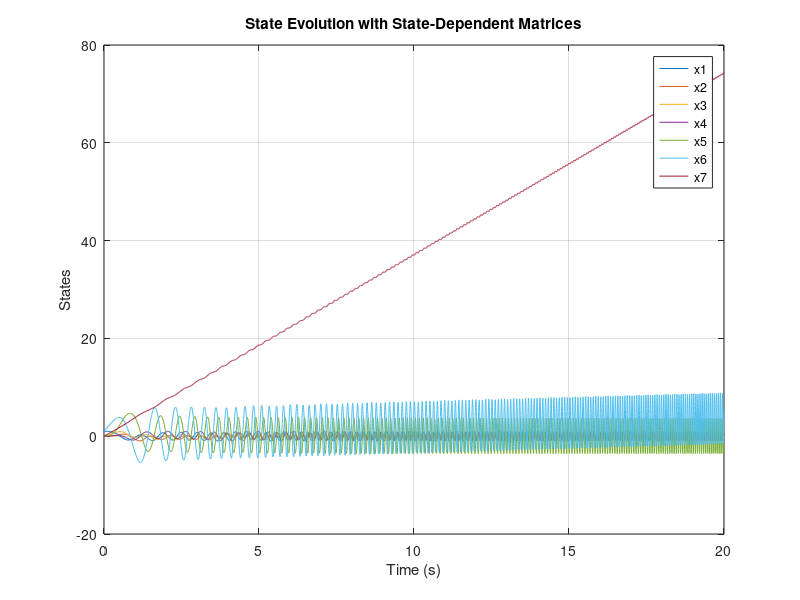
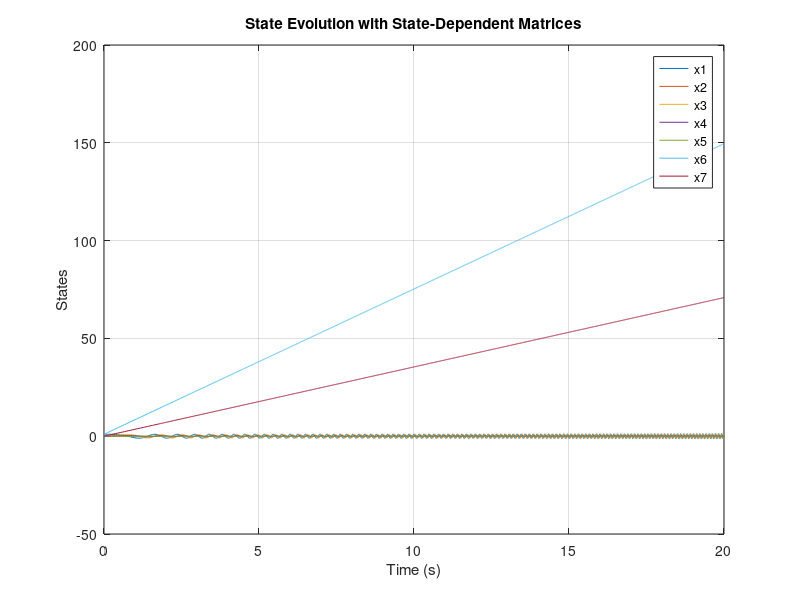

These charts were generated, in order, by the following MATLAB code:
%% DEFINE INITIAL CONDITIONS, INERTIA TENSOR

% Body axes are initially aligned with inertial axes 
q0 = 1;  
q1 = 0;    
q2 = 0;   
q3 = 0;   

% Spin initially about y-axis 
omega_x = 0;   
omega_y = 1;   
omega_z = 0;   

% Define inertia tensor
Ixx = 0.13614614;
Iyy = 0.13608852;
Izz = 0.00636670;
Iyz = -0.00303665;
Izy = -0.00303665;

% Define inertia tensor inverse
axx = 7.3450484898066151563;
ayy = 7.4272042201116417278;
ayz = 3.5424662219049141394;
azy = 3.5424662219049141394;
azz = 158.75684892530629015;

% Initial state vector
x0 = [q0; q1; q2; q3; omega_x; omega_y; omega_z];

% Control vector (no control)
u = @(t) [0*t; 1; 0*t];

%% IN HOUSE STATE SPACE MODEL

% Define state-dependant matrices A and B
A = @(x) [
 0  -0.5*x(5)  -0.5*x(6)  -0.5*x(7)  -0.5*x(2)  -0.5*x(3)  -0.5*x(4);
 0.5*x(5)  0  0.5*x(7)  -0.5*x(6)  0.5*x(1)  -0.5*x(4)  0.5*x(3); 
 0.5*x(6)  -0.5*x(7)  0  0.5*x(5)  0.5*x(4)  0.5*x(1)  -0.5*x(2);
 0.5*x(7)  0.5*x(6)  -0.5*x(5)  0  -0.5*x(3)  0.5*x(2)  0.5*x(1);
 0  0  0  0  0  axx*(Iyy*x(3) - 2*Izy*x(6) - Izz*x(7))  axx*(Iyy*x(6) + 2*Iyz*x(7) - Izz*x(6));
 0  0  0  0  ayy*(-Ixx*x(7) + Izy*x(6) + Izz*x(7)) + ayz*(Ixx*x(6) - Iyy*x(6) - Iyz*x(7))  ayy*Izy*x(5) + ayz*x(5)*(Ixx - Iyy)  ayy*x(5)*(Izz - Ixx) - ayz*Iyz*x(5);
 0  0  0  0  azy*(-Ixx*x(7) + Izy*x(6) + Izz*x(7)) + azz*(Ixx*x(6) - Iyy*x(6) - Iyz*x(7))  azy*Izy*x(5) + azz*x(5)*(Ixx - Iyy)  azy*x(5)*(Izz - Ixx) - azz*Iyz*x(5)
 ];

B = [0 0 0;
     0 0 0;
     0 0 0;
     0 0 0; 
     axx 0 0;
     0 ayy ayz;
     0 azy azz];

stateSpaceModel = @(t,x) A(x)*x + B*u(t);

% Set time span for simulation
tspan = [0 20];

% Solve the state-space model using ode45
[t, x] = ode45(stateSpaceModel, tspan, x0);

% Plot the results
figure;
plot(t, x);
xlabel('Time (s)');
ylabel('States');
legend('x1', 'x2', 'x3', 'x4', 'x5', 'x6', 'x7');
title('State Evolution with State-Dependent Matrices');
grid on;

%% STATE SPACE MODEL FROM YAGUANG

A = @(x) 0.5*[
    0     -x(5)  -x(6)  -x(7)  0  0  0;
    x(5)  0      x(7)   -x(6)  0  0  0;
    x(6)  -x(7)  0      x(5)   0  0  0;
    x(7)  x(6)   -x(5)  0      0  0  0;
    0     0      0      0      0  0  0;
    0     0      0      0      0  0  0;
    0     0      0      0      0  0  0;
    ];

B = [
    0  0  0;
    0  0  0;
    0  0  0;
    0  0  0;
    axx  0  0;
    0  ayy  ayz;
    0  azy  azz
    ];

% Function to renormalize the quaternion
normalize = @(x) [x(1:4) / norm(x(1:4)); x(5:7)];

stateSpaceModel = @(t,x) A(normalize(x))*normalize(x) + B*u(t);

% Set time span for simulation
tspan = [0 20];

% Solve the state-space model using ode45
[t, x] = ode45(stateSpaceModel, tspan, x0);

% Plot the results
figure;
plot(t, x);
xlabel('Time (s)');
ylabel('States');
legend('x1', 'x2', 'x3', 'x4', 'x5', 'x6', 'x7');
title('State Evolution with State-Dependent Matrices');
grid on;

%%
disp(x);

